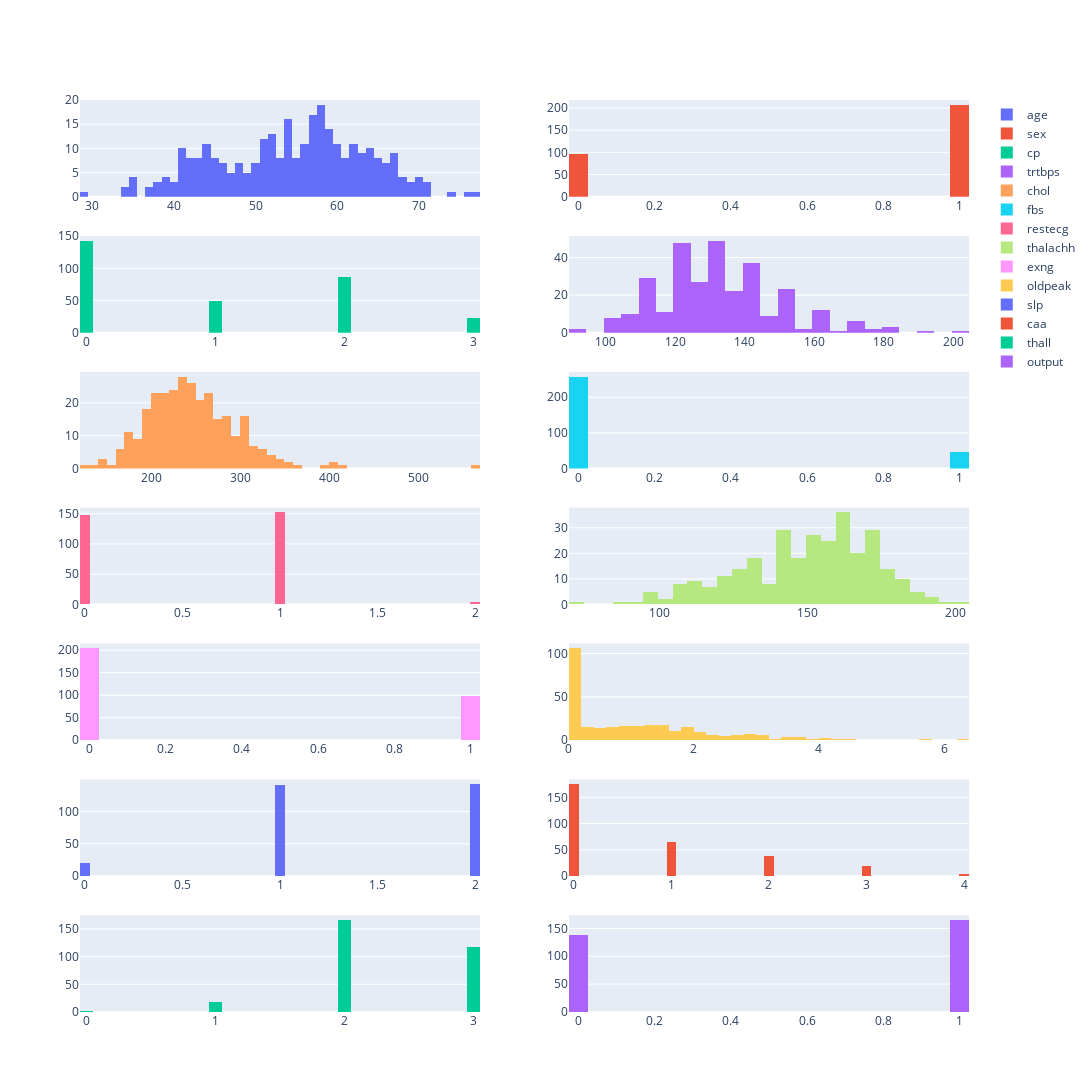

The cell this chart's notebook holds for it:
### Markdown cell above
### Features distributions

### Code cell
fig = make_subplots(rows=(len(df.columns) + 1)// 2, cols=2)
fig.update_layout(autosize=False, width=1600, height=1600)

for i, (column_name, column_contents) in enumerate(df.items()):
    fig.add_trace(
        go.Histogram(
            x=column_contents,
            name=column_name,
            nbinsx=50,
        ),
        row=1 + i // 2,
        col=1 + i % 2,
        
    )
fig.write_image("imgs/features_dist.png")
fig.show()

### Figure 1 — Plotly figure (JSON) as saved in the notebook; plotly's stock layout.template omitted (floating-point values rounded to 4 significant figures; data arrays with more than 128 entries replaced by an {"elided": "..."} marker saying what was removed)
{"data": [{"name": "age", "nbinsx": 50, "type": "histogram", "x": {"elided": "303 int values"}, "xaxis": "x", "yaxis": "y"}, {"name": "sex", "nbinsx": 50, "type": "histogram", "x": {"elided": "303 int values"}, "xaxis": "x2", "yaxis": "y2"}, {"name": "cp", "nbinsx": 50, "type": "histogram", "x": {"elided": "303 int values"}, "xaxis": "x3", "yaxis": "y3"}, {"name": "trtbps", "nbinsx": 50, "type": "histogram", "x": {"elided": "303 int values"}, "xaxis": "x4", "yaxis": "y4"}, {"name": "chol", "nbinsx": 50, "type": "histogram", "x": {"elided": "303 int values"}, "xaxis": "x5", "yaxis": "y5"}, {"name": "fbs", "nbinsx": 50, "type": "histogram", "x": {"elided": "303 int values"}, "xaxis": "x6", "yaxis": "y6"}, {"name": "restecg", "nbinsx": 50, "type": "histogram", "x": {"elided": "303 int values"}, "xaxis": "x7", "yaxis": "y7"}, {"name": "thalachh", "nbinsx": 50, "type": "histogram", "x": {"elided": "303 int values"}, "xaxis": "x8", "yaxis": "y8"}, {"name": "exng", "nbinsx": 50, "type": "histogram", "x": {"elided": "303 int values"}, "xaxis": "x9", "yaxis": "y9"}, {"name": "oldpeak", "nbinsx": 50, "type": "histogram", "x": {"elided": "303 float values"}, "xaxis": "x10", "yaxis": "y10"}, {"name": "slp", "nbinsx": 50, "type": "histogram", "x": {"elided": "303 int values"}, "xaxis": "x11", "yaxis": "y11"}, {"name": "caa", "nbinsx": 50, "type": "histogram", "x": {"elided": "303 int values"}, "xaxis": "x12", "yaxis": "y12"}, {"name": "thall", "nbinsx": 50, "type": "histogram", "x": {"elided": "303 int values"}, "xaxis": "x13", "yaxis": "y13"}, {"name": "output", "nbinsx": 50, "type": "histogram", "x": {"elided": "303 int values"}, "xaxis": "x14", "yaxis": "y14"}], "layout": {"autosize": false, "height": 1600, "width": 1600, "xaxis": {"anchor": "y", "domain": [0, 0.45]}, "xaxis10": {"anchor": "y10", "domain": [0.55, 1]}, "xaxis11": {"anchor": "y11", "domain": [0, 0.45]}, "xaxis12": {"anchor": "y12", "domain": [0.55, 1]}, "xaxis13": {"anchor": "y13", "domain": [0, 0.45]}, "xaxis14": {"anchor": "y14", "domain": [0.55, 1]}, "xaxis2": {"anchor": "y2", "domain": [0.55, 1]}, "xaxis3": {"anchor": "y3", "domain": [0, 0.45]}, "xaxis4": {"anchor": "y4", "domain": [0.55, 1]}, "xaxis5": {"anchor": "y5", "domain": [0, 0.45]}, "xaxis6": {"anchor": "y6", "domain": [0.55, 1]}, "xaxis7": {"anchor": "y7", "domain": [0, 0.45]}, "xaxis8": {"anchor": "y8", "domain": [0.55, 1]}, "xaxis9": {"anchor": "y9", "domain": [0, 0.45]}, "yaxis": {"anchor": "x", "domain": [0.8939, 1]}, "yaxis10": {"anchor": "x10", "domain": [0.298, 0.4041]}, "yaxis11": {"anchor": "x11", "domain": [0.149, 0.2551]}, "yaxis12": {"anchor": "x12", "domain": [0.149, 0.2551]}, "yaxis13": {"anchor": "x13", "domain": [0, 0.1061]}, "yaxis14": {"anchor": "x14", "domain": [0, 0.1061]}, "yaxis2": {"anchor": "x2", "domain": [0.8939, 1]}, "yaxis3": {"anchor": "x3", "domain": [0.7449, 0.851]}, "yaxis4": {"anchor": "x4", "domain": [0.7449, 0.851]}, "yaxis5": {"anchor": "x5", "domain": [0.5959, 0.702]}, "yaxis6": {"anchor": "x6", "domain": [0.5959, 0.702]}, "yaxis7": {"anchor": "x7", "domain": [0.4469, 0.5531]}, "yaxis8": {"anchor": "x8", "domain": [0.4469, 0.5531]}, "yaxis9": {"anchor": "x9", "domain": [0.298, 0.4041]}}}
